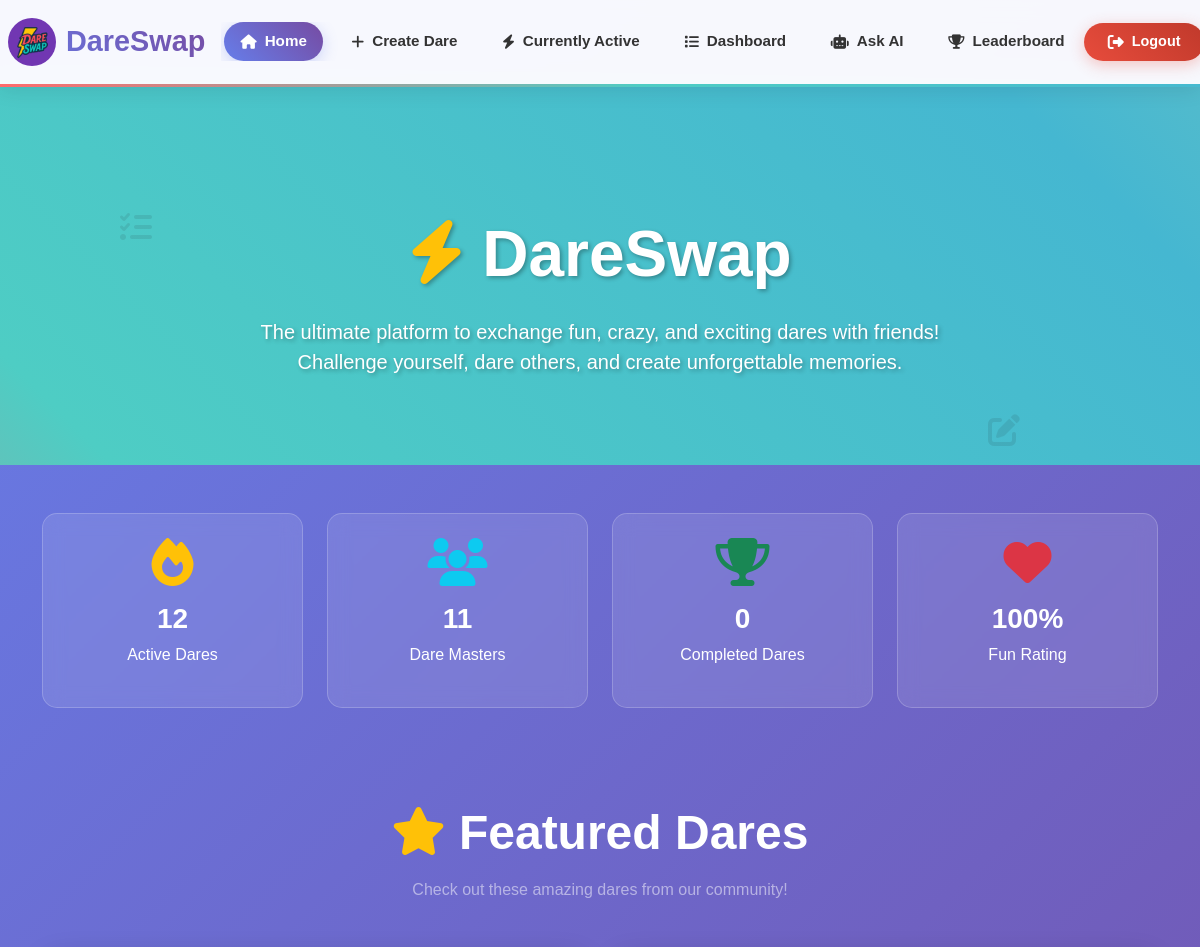
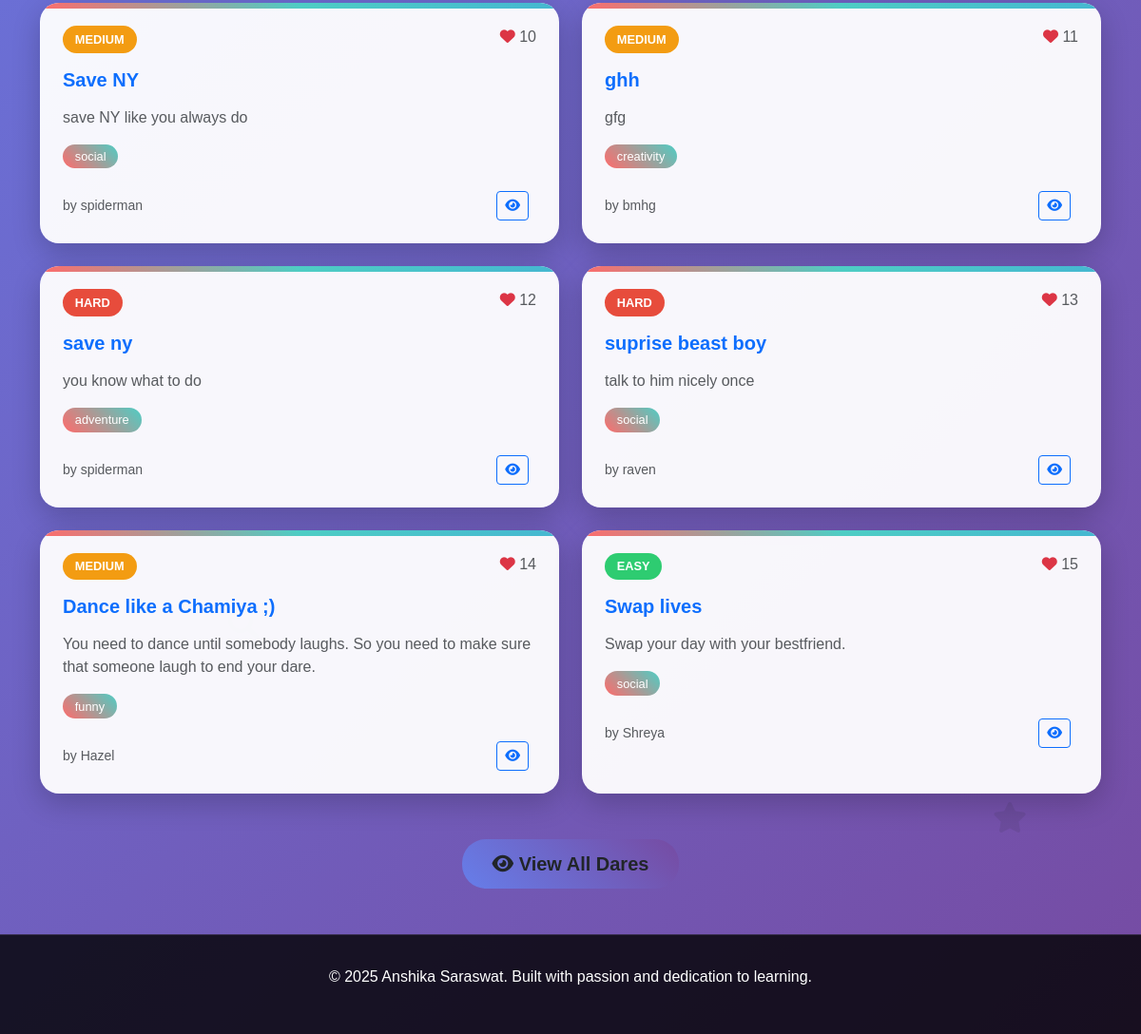
The app's page / (signed in) with its own data (2 pictures, top to bottom).
### home/models.py (models this page shows, shortened)
class DareExchange(models.Model):
    user = models.ForeignKey(User, on_delete=models.CASCADE)
    accepted_by = models.ForeignKey(
        User,
        on_delete=models.SET_NULL,
        null=True,
        blank=True,
        related_name="accepted_dares"
    )
    is_accepted = models.BooleanField(default=False)
    is_completed = models.BooleanField(default=False)
    Name = models.CharField(max_length=100)
    Email = models.EmailField(max_length=254, null=True, blank=True)
    DareTitle = models.CharField(max_length=100)
    Description = models.CharField(max_length=100, null=True, blank=True)
    Difficulty = models.CharField(max_length=10, null=True, blank=True)
    Category = models.CharField(max_length=100, null=True, blank=True)
    Deadline = models.DateField(blank=True, null=True)
    Tags = models.CharField(max_length=100, null=True, blank=True)
    dare_image = models.ImageField(upload_to="dare_images/", blank=True, null=True)
    is_edited = models.BooleanField(default=False)

### home/views.py (the view)
# urls.py: path("", views.home, name = "home"),
def home(request):
    total_dares = DareExchange.objects.count()
    unique_creators = DareExchange.objects.values('Name').distinct().count()
    recent_dares = DareExchange.objects.all().order_by('-id')[:6]
    context = {
        'total_dares': total_dares,
        'unique_creators': unique_creators,
        'recent_dares': recent_dares,
    }
    return render(request, "home/home.html", context)

### templates/home/home.html (shortened to what this page needs)
{% extends 'base.html' %}
{% block body %}
<section class="hero-section">
        <br><br><br>
        <div class="container">
            <div class="row align-items-center">
                <div class="col-lg-8 mx-auto text-center">
                    <h1 class="display-3 fw-bold mb-4">
                        <i class="fas fa-bolt text-warning"></i> DareSwap
                    </h1>
                    <p class="lead mb-4">The ultimate platform to exchange fun, crazy, and exciting dares with friends! Challenge yourself, dare others, and create unforgettable memories.</p>
                </div>
            </div>
        </div>
    </section>
    <section class="py-5">
        <div class="container">
            <div class="row g-4">
                <div class="col-md-3 col-sm-6">
                    <div class="stats-card">
                        <i class="fas fa-fire fa-3x mb-3 text-warning"></i>
                        <h3 class="fw-bold">{{ total_dares }}</h3>
                        <p>Active Dares</p>
                    </div>
                </div>
                <div class="col-md-3 col-sm-6">
                    <div class="stats-card">
                        <i class="fas fa-users fa-3x mb-3 text-info"></i>
                        <h3 class="fw-bold">{{ unique_creators }}</h3>
                        <p>Dare Masters</p>
                    </div>
                </div>
                <div class="col-md-3 col-sm-6">
                    <div class="stats-card">
                        <i class="fas fa-trophy fa-3x mb-3 text-success"></i>
                        <h3 class="fw-bold">0</h3>
                        <p>Completed Dares</p>
                    </div>
                </div>
                <div class="col-md-3 col-sm-6">
                    <div class="stats-card">
                        <i class="fas fa-heart fa-3x mb-3 text-danger"></i>
                        <h3 class="fw-bold">100%</h3>
                        <p>Fun Rating</p>
                    </div>
                </div>
            </div>
        </div>
    </section>
    <section class="py-5" id="dares-section">
        <div class="container">
            <div class="text-center mb-5">
                <h2 class="display-5 fw-bold text-white mb-3">
                    <i class="fas fa-star text-warning"></i> Featured Dares
                </h2>
                <p class="text-white-50">Check out these amazing dares from our community!</p>
            </div>
            <div class="row g-4" id="dares-container">
                {% if recent_dares %}
                    {% for dare in recent_dares %}
                    <div class="col-lg-6 col-md-6">
                        <div class="dare-card p-4 h-100">
                            <div class="d-flex justify-content-between align-items-start mb-3">
                                <span class="dare-difficulty difficulty-{{ dare.Difficulty|lower }}">{{ dare.Difficulty }}</span>
                                <div class="text-muted">
                                    <i class="fas fa-heart text-danger"></i> {{ forloop.counter0|add:10 }}
                                </div>
                            </div>
                            <h5 class="fw-bold text-primary mb-3">{{ dare.DareTitle }}</h5>
                            <p class="text-muted mb-3">{{ dare.Description|truncatewords:20 }}</p>
                            <div class="mb-3">
                                <span class="category-badge">{{ dare.Category }}</span>
                            </div>
                            <div class="d-flex justify-content-between align-items-center">
                                <small class="text-muted">by {{ dare.Name }}</small>
                                <div>
                                    <button class="btn btn-sm btn-outline-primary me-2" onclick="viewDare('{{ dare.DareTitle|escapejs }}', '{{ dare.Description|escapejs }}', '{{ dare.Difficulty }}', '{{ dare.Category }}', '{{ dare.Name|escapejs }}')">
                                        <i class="fas fa-eye"></i>
                                    </button>
                                </div>
                            </div>
                        </div>
                    </div>
                    {% endfor %}
                {% endif %}
            </div>
            {% if recent_dares %}
            <div class="text-center mt-5">
                <a href="{% url 'current_dares' %}" class="btn btn-primary-custom btn-lg">
                    <i class="fas fa-eye"></i> View All Dares
                </a>
            </div>
            {% endif %}
        </div>
    </section>
</body>
</html>
{% endblock %}

### templates/base.html (style rules this page uses)
body { background: linear-gradient(135deg, #667eea 0%, #764ba2 100%); min-height: 100vh; font-family: 'Arial', sans-serif; padding-top: 80px; }
.hero-section { background: linear-gradient(45deg, #ff6b6b, #4ecdc4, #45b7d1, #96ceb4, #ffeaa7, #fd79a8); background-size: 400% 400%; animation: gradientShift 8s ease infinite; color: white; padding: 4rem 0; text-shadow: 2px 2px 4px rgba(0,0,0,0.3); }
.dare-card { background: rgba(255, 255, 255, 0.95); border-radius: 20px; box-shadow: 0 10px 30px rgba(0,0,0,0.2); transition: all 0.3s ease; border: none; overflow: hidden; position: relative; }
.dare-card::before { content: ''; position: absolute; top: 0; left: 0; right: 0; height: 6px; background: linear-gradient(45deg, #ff6b6b, #4ecdc4, #45b7d1); }
.dare-difficulty { display: inline-block; padding: 0.3rem 0.8rem; border-radius: 20px; font-size: 0.8rem; font-weight: bold; text-transform: uppercase; }
.difficulty-easy { background: #2ecc71; color: white; }
.difficulty-medium { background: #f39c12; color: white; }
.difficulty-hard { background: #e74c3c; color: white; }
.btn-primary-custom { background: linear-gradient(45deg, #667eea, #764ba2); border: none; border-radius: 25px; padding: 0.7rem 2rem; font-weight: bold; transition: all 0.3s ease; }
.stats-card { background: rgba(255, 255, 255, 0.1); backdrop-filter: blur(10px); border-radius: 15px; border: 1px solid rgba(255, 255, 255, 0.2); color: white; text-align: center; padding: 1.5rem; }
.category-badge { background: linear-gradient(45deg, #ff6b6b, #4ecdc4); color: white; padding: 0.2rem 0.8rem; border-radius: 15px; font-size: 0.8rem; margin-right: 0.5rem; margin-bottom: 0.5rem; display: inline-block; }

### records on screen
DareExchange: Difficulty "MEDIUM", DareTitle "Save NY", Description "save NY like you always do", Category "social", Name "spiderman"
DareExchange: Difficulty "MEDIUM", DareTitle "ghh", Description "gfg", Category "creativity", Name "bmhg"
DareExchange: Difficulty "HARD", DareTitle "save ny", Description "you know what to do", Category "adventure", Name "spiderman"
DareExchange: Difficulty "HARD", DareTitle "suprise beast boy", Description "talk to him nicely once", Category "social", Name "raven"
DareExchange: Difficulty "MEDIUM", DareTitle "Dance like a Chamiya ;)", Description "You need to dance until somebody laughs. So you need to make sure that someone laugh to end your dare.", Category "funny", Name "Hazel"
DareExchange: Difficulty "EASY", DareTitle "Swap lives", Description "Swap your day with your bestfriend.", Category "social", Name "Shreya"

### other values on screen
{{ total_dares }} "12"
{{ unique_creators }} "11"
